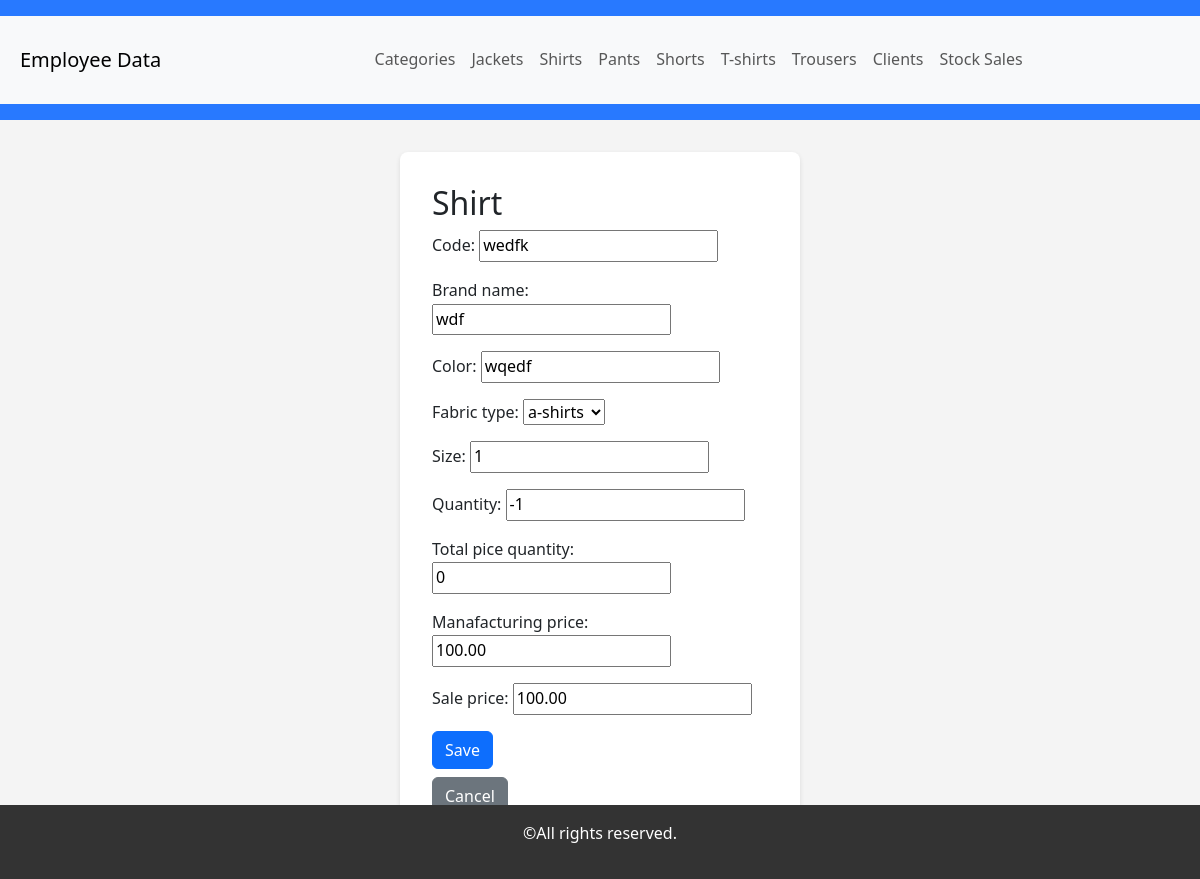
Page /product/shirts/3/edit/ on the committed database.
### product/models.py (models this page shows, shortened)
class Shirt(models.Model):
    code = models.CharField(max_length=200)
    brand_name = models.CharField(max_length=100)
    color = models.CharField(max_length=50)
    fabric_type = models.ForeignKey(Category, on_delete=models.CASCADE)
    size = models.CharField(max_length=10)
    quantity = models.IntegerField()
    total_pice_quantity = models.IntegerField(default=0)
    manafacturing_price = models.DecimalField(max_digits=10, decimal_places=2)
    sale_price = models.DecimalField(max_digits=10, decimal_places=2)

### product/views.py (the view)
# urls.py: path('shirts/<int:pk>/edit/', ShirtUpdateView.as_view(), name='shirt_update'),
class ShirtUpdateView(UpdateView):
    model = Shirt
    form_class = ShirtForm
    template_name = 'shirts/shirt_form.html'
    success_url = reverse_lazy('shirt_list')

### product/forms.py
class ShirtForm(forms.ModelForm):
    class Meta:
        model = Shirt
        fields = '__all__'

### product/models.py (called while the page is built)
    def __str__(self):
        return self.name

### product/templates/shirts/shirt_form.html (shortened to what this page needs)
{% extends 'base_form.html' %}
{% block content %}
    <h2>Shirt</h2>
    <form method="post">
        {{ form.as_p }}
        <button type="submit" class="btn btn-primary">Save</button>
    </form>
    <a href="{% url 'shirt_list' %}" class="btn btn-secondary mt-2">Cancel</a>
{% endblock %}

### employees/templates/base_form.html (style rules this page uses)
body { font-family: 'Segoe UI', Tahoma, Geneva, Verdana, sans-serif; line-height: 1.6; background-color: #f4f4f4; }

### rows in the picture
Shirt: code "wedfk", brand_name "wdf", color "wqedf", fabric_type "a-shirts", size "1", quantity "-1", total_pice_quantity "0", manafacturing_price "100.00", sale_price "100.00"
